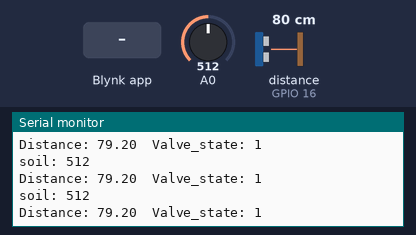
Bench run of a sketch on a simulated ESP8266 (NodeMCU). On the bench: the last lines printed to the serial monitor. Wiring (inferred from the names in the program): ultrasonic range finder: trigger GPIO 5; echo GPIO 16. The test bench sets the inputs (shaded band); at power-on: distance to the obstacle (sensor on GPIO 16) 80 cm, A0 = 512. The echo pulse lasts 58.3 µs per cm; WiFi joins after 1.5 s; servers stay silent unless stated.

Above: at 3.3 s.
3.4 s: Blynk app writes 1 to V0
5.1 s: Blynk app writes 1 to V1
8.1 s: Blynk app writes 1 to V2
9.6 s: distance to the obstacle (sensor on GPIO 16) set to 2 cm
At 10.1 s:
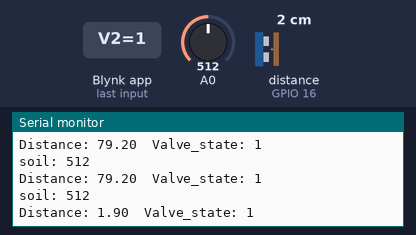
11.1 s: A0 set to 716
At 11.6 s:
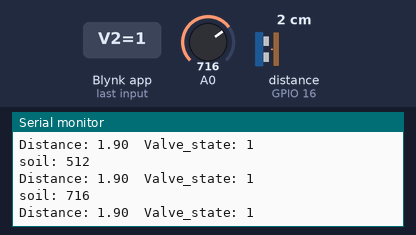
12.6 s: distance to the obstacle (sensor on GPIO 16) set to 4 cm
At 13.1 s:
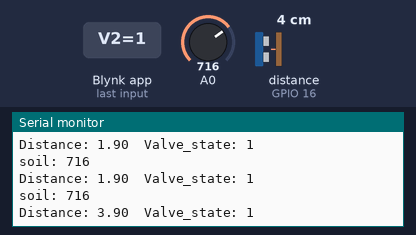
Timing chart, 0 to 15.1 s (numbered marks = the images above; inputs shaded):
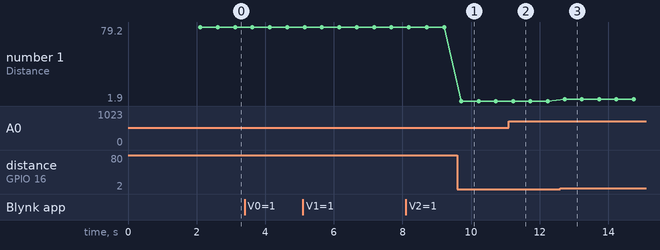

Measured:
- after the input at 9.6 s, the serial monitor: prints a new line after 0.12 s (image 1)
- after the input at 11.1 s, the serial monitor: prints a new line after 0.13 s (image 2)
- after the input at 12.6 s, the serial monitor: prints a new line after 0.13 s (image 3)
- plotted number 1: 79.2 → 1.9 after the input at 9.6 s, 1.9 → 3.9 after the input at 12.6 s

The sketch:

main.ino
```cpp
#include <ESP8266WiFi.h>        // Wifi Module
#include <BlynkSimpleEsp8266.h> // Blynk for internet-based connection
#include <SoftwareSerial.h>     // Serial Communication package


// Serial Communication port setting
SoftwareSerial softSerial(13, 12);

// States of systems
#define AUTO 0
#define MANUAL 1

////// Virtual Ports for Blynk
//////////////////////////////////////
// V0 -> Manual/ Auto button        //
// V1 -> Open/Close of valve button //
// V2 -> Threshold of moisture      //
// V3 -> Valve state LED            //
// V4 -> Timer Display              //
// V5 -> Water level Display        //
// V6 -> Soil Moisture Display      //
//////////////////////////////////////


// You should get Auth Token in the Blynk App.
// Go to the Project Settings (nut icon).
char auth[] = "G3k5NqlDZoTHM0f8cFcn0VQzkQOMmQ-U";
// Your WiFi credentials.
char ssid[] = "Mobinnet";
char pass[] = "";

// defines pins numbers for ultrasonic
const int trigPin = 5;
const int echoPin = 16;

// defines variables
BlynkTimer timer;
float distance;
int state = 0;
int valve_state = 0;
float moist_thr = 500;
int soil_moisture = 0;

BLYNK_CONNECTED() {
   Blynk.notify("System turned on");
   Blynk.syncAll();
}

BLYNK_WRITE(V0)
{
    state = param.asInt(); // assigning incoming value from pin V0 to a variable
    Serial.print("Change state to: ");
    Serial.println(state);
    if (state == AUTO ) {
       Blynk.notify("System now on Auto mode!");
    } else {
       Blynk.notify("System now on Manual mode!");
    }
}

BLYNK_WRITE(V1)
{
    int pinValue = param.asInt(); // assigning incoming value from pin V1 to a variable
    Serial.print("Click on close/open button: ");
    if (state == AUTO) {
        Blynk.notify("System on Auto mode, you cannot open/close valve!");
    } else {
        valve_state = pinValue;
        if (valve_state == 0) {
          Blynk.notify("Valve is closed.");
        } else {
          Blynk.notify("Valve is opened.");
        }
    }
}


BLYNK_WRITE(V2)
{
    moist_thr = param.asDouble(); // assigning incoming value from pin V2 to a variable
    Serial.print("Moisture threshold has been changed to: ");
    Serial.println(moist_thr);
}


void setup() {
    Serial.begin(9600);       // Start the serial communication
    softSerial.begin(9600);   // Start connection with Arduino UNO
    pinMode(trigPin, OUTPUT); // Set the trigPin as an Output
    pinMode(echoPin, INPUT);  // Set the echoPin as an Input
    blynk_start_connection();
}

void loop() {
    Blynk.run();
    timer.run();
    distance = (float) ((int) (cal_distance() * 10)) / 10; // Calculate distance to water
    soil_moisture = analogRead(A0);                        // read from analog pin A3
    /// Checking whether we are in auto or manual state.
    if (state == AUTO) {
        if (soil_moisture > moist_thr)  // Turning valve on, if soil_moisture is above than threshold
            valve_state = 1;
        else
            valve_state = 0;
    }
    /// Monitoring values in terminal
    print_stats();
    delay(500);
}


void print_stats () {
    Serial.print("soil: ");
    Serial.println(soil_moisture);
    Serial.print("Distance: ");
    Serial.print(distance);
    Serial.print("  Valve_state: ");
    Serial.println(valve_state);
}


void blynk_start_connection () {
    Blynk.begin(auth, ssid, pass); // Connect to wifi with ssid, pass. After that, connect to client with auth.
    Blynk.connect();
    timer.setInterval(1000L, update_client); //  Here you set interval (1sec) and which function to call, We frequently update the state of client.
}


void update_client() {
    Blynk.virtualWrite(V5, distance);       // Write Water level on blynk
    Blynk.virtualWrite(V6, soil_moisture);  // Write Soil Moisture value on blynk
    if(valve_state == 0) {
          Blynk.virtualWrite(V3, 0);        // Turning off LCD in Blynk
          softSerial.write('0');            // Send a code to Arduino UNO board
      } else {
          Blynk.virtualWrite(V3, 255);      // Turning on LCD in Blynk
          softSerial.write('1');            // Send a code to Arduino UNO board
    }
}


float cal_distance() {
    long duration;
    //Clear the trigPin
    digitalWrite(trigPin, LOW);
    delayMicroseconds(2);
    // Set the trigPin on HIGH state for 10 micro seconds
    digitalWrite(trigPin, HIGH);
    delayMicroseconds(10);
    digitalWrite(trigPin, LOW);
    // Read the echoPin, returns the sound wave travel time in microseconds
    duration = pulseIn(echoPin, HIGH);
    // Calculating the distance
    distance = duration * 0.034/2;
    return distance;
}
```
